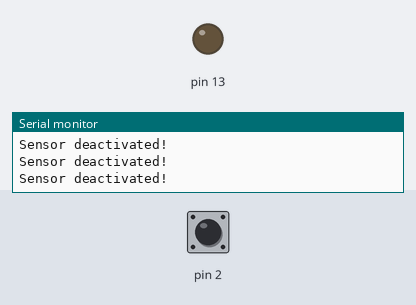
Recording of a sketch running on a simulated Arduino Uno, built with avr-gcc and run on an emulated ATmega328P. Parts: output pins drawn as LEDs (lit = HIGH), the last lines printed to the serial monitor. Dashed ring = blinking. Inputs (shaded band) come from the test bench; at power-on: pin 2 LOW.

Above: at 1.2 s.
1.3 s: pin 2 driven HIGH
At 2.3 s:
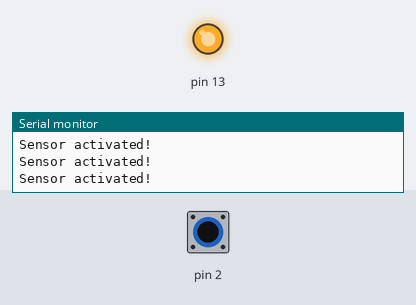
2.8 s: pin 2 driven LOW
At 3.6 s:
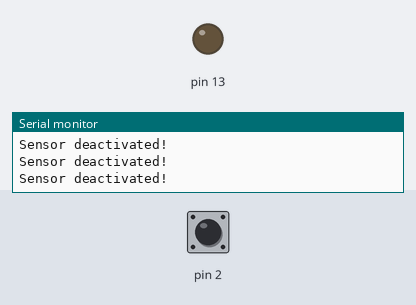
5.8 s: pin 2 pulsed HIGH 2 times (0.12 s each, 0.3 s apart)
At 6.16 s:
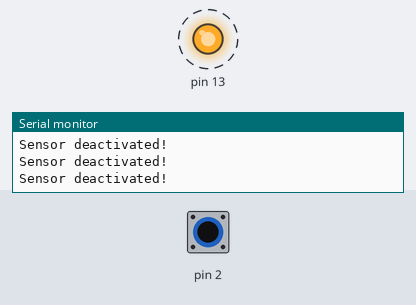
9.4 s: pin 2 pulsed HIGH 2 times (0.12 s each, 0.3 s apart)
At 10.4 s:
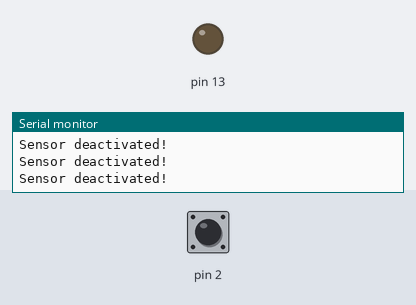
Timing chart, 0 to 12.4 s (numbered marks = the images above; inputs shaded):
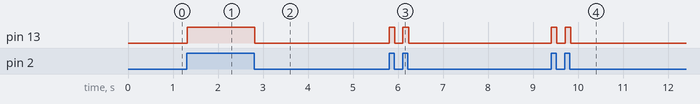

The sketch:

PIR_1BM18CS067.ino
```cpp
int sensorState = 0;
void setup()
{
  pinMode(2, INPUT);
  pinMode(13, OUTPUT);
  Serial.begin(9600);
}
void loop()
{
  sensorState = digitalRead(2);
  if (sensorState == HIGH) {
    digitalWrite(13, HIGH);
    Serial.println("Sensor activated!");
  } else {
    digitalWrite(13, LOW);
    Serial.println("Sensor deactivated!");

  }
  delay(5);
}
```

Measured:
- after the input at 1.3 s, pin 13: LOW → HIGH at once
- after the input at 2.8 s, pin 13: HIGH → LOW at once
- after the input at 5.8 s, pin 13: alternates HIGH for 0.13 s and LOW for 0.17 s, 4 changes in all, then stays LOW, starting at once
- after the input at 9.4 s, pin 13: alternates HIGH for 0.12 s and LOW for 0.20 s, 4 changes in all, then stays LOW, starting at once
